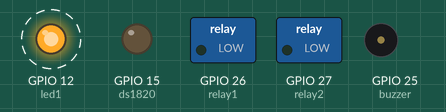
Simulated run of this sketch. Board: ESP32. On the bench: switched loads named in the sketch (green lamp = pin HIGH), output pins drawn as LEDs (lit = HIGH), buzzer (waves = sounding, pin HIGH). Dashed ring = blinking.

Above: at 0.2 s.
Timing chart, 0 to 3.0 s (numbered marks = the images above):
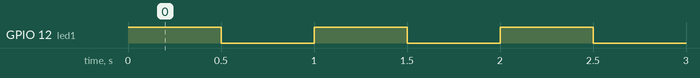

The sketch:

led01.ino
```cpp
#define buzzer 25
#define ds1820 15
#define relay1 26
#define relay2 27

int led1=12;

void setup() {
pinMode(buzzer,OUTPUT);
pinMode(ds1820,OUTPUT);
pinMode(relay1,OUTPUT);
pinMode(relay2,OUTPUT);
pinMode(led1,OUTPUT);

}

void loop() {

digitalWrite(led1,HIGH);
delay(500);
digitalWrite(led1,LOW);
delay(500);
}
```

Measured:
- by itself, GPIO 12 (led1): alternates HIGH for 0.50 s and LOW for 0.50 s
